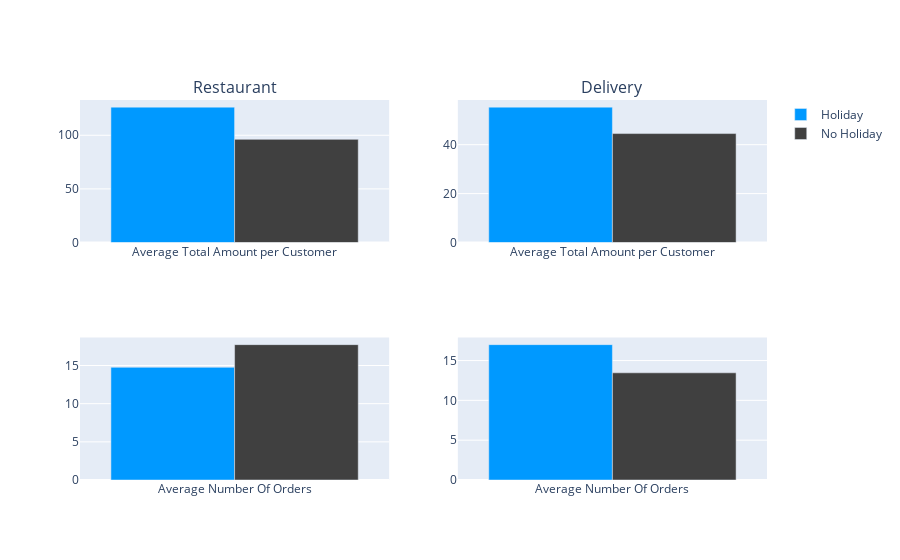

Source (notebook cell):
### Code cell
fig = make_subplots(rows=2,cols=2, subplot_titles=["Restaurant", "Delivery"])
##Avg Total Amount
#Restaurant
trace1 = go.Bar(marker=dict(color='#0099ff'),showlegend=False,name='Holiday', x=["Average Total Amount per Customer"], 
                y=df_holiday_in[df_holiday_in.DocNumber<3000].loc[:,["TotalAmount"]].mean())
trace2 = go.Bar(marker=dict(color='#404040'),showlegend=False,name='No Holiday ', x=["Average Total Amount per Customer"], y=df_holiday_in[df_holiday_in.DocNumber>3000].loc[:,["TotalAmount"]].mean())
#Delivery
trace3 = go.Bar(marker=dict(color='#0099ff'),showlegend=False,name='Holiday', x=["Average Total Amount per Customer"], 
                y=df_holiday_out[df_holiday_out.DocNumber<3000].loc[:,["TotalAmount"]].mean())
trace4 = go.Bar(marker=dict(color='#404040'),showlegend=False,name='No Holiday ', x=["Average Total Amount per Customer"], y=df_holiday_out[df_holiday_out.DocNumber>3000].loc[:,["TotalAmount"]].mean())

###Average number of orders: 
#compute the average number of orders on "normal" days (=no holiday)
mean_noh_in=(len(df_orders_2_in[df_orders_2_in["Name"]=="No Holiday"]))/(365-len(holidays.Name))
mean_noh_out=(len(df_orders_2_out[df_orders_2_out["Name"]=="No Holiday"]))/(365-len(holidays.Name))

#Restaurant
trace5=go.Bar(marker=dict(color='#0099ff'),showlegend=False,name='Holiday', x=["Average Number Of Orders"], 
               y=df_holiday_in[df_holiday_in.DocNumber<3000].loc[:,["DocNumber"]].mean())

trace6=go.Bar(marker=dict(color='#404040'),showlegend=False,name='No Holiday', x=["Average Number Of Orders"], y=[mean_noh_in])

#Delivery
trace7=go.Bar(marker=dict(color='#0099ff'),name='Holiday', x=["Average Number Of Orders"], y=df_holiday_out[df_holiday_out.DocNumber<3000].loc[:,["DocNumber"]].mean())

trace8=go.Bar(marker=dict(color='#404040'),name='No Holiday', x=["Average Number Of Orders"], y=[mean_noh_out])

# Add trace data to figure
fig.add_trace(trace1,row=1,col=1)
fig.add_trace(trace2,row=1,col=1)
fig.add_trace(trace3,row=1,col=2)
fig.add_trace(trace4,row=1,col=2)
fig.add_trace(trace5,row=2,col=1)
fig.add_trace(trace6,row=2,col=1)
fig.add_trace(trace7,row=2,col=2)
fig.add_trace(trace8,row=2,col=2)

### Figure 1 — Plotly figure (JSON) as saved in the notebook; plotly's stock layout.template omitted (floating-point values rounded to 4 significant figures)
{"data": [{"marker": {"color": "#0099ff"}, "name": "Holiday", "showlegend": false, "type": "bar", "x": ["Average Total Amount per Customer"], "xaxis": "x", "y": [126.3], "yaxis": "y"}, {"marker": {"color": "#404040"}, "name": "No Holiday ", "showlegend": false, "type": "bar", "x": ["Average Total Amount per Customer"], "xaxis": "x", "y": [96.2], "yaxis": "y"}, {"marker": {"color": "#0099ff"}, "name": "Holiday", "showlegend": false, "type": "bar", "x": ["Average Total Amount per Customer"], "xaxis": "x2", "y": [55.35], "yaxis": "y2"}, {"marker": {"color": "#404040"}, "name": "No Holiday ", "showlegend": false, "type": "bar", "x": ["Average Total Amount per Customer"], "xaxis": "x2", "y": [44.54], "yaxis": "y2"}, {"marker": {"color": "#0099ff"}, "name": "Holiday", "showlegend": false, "type": "bar", "x": ["Average Number Of Orders"], "xaxis": "x3", "y": [14.76], "yaxis": "y3"}, {"marker": {"color": "#404040"}, "name": "No Holiday", "showlegend": false, "type": "bar", "x": ["Average Number Of Orders"], "xaxis": "x3", "y": [17.74], "yaxis": "y3"}, {"marker": {"color": "#0099ff"}, "name": "Holiday", "type": "bar", "x": ["Average Number Of Orders"], "xaxis": "x4", "y": [17], "yaxis": "y4"}, {"marker": {"color": "#404040"}, "name": "No Holiday", "type": "bar", "x": ["Average Number Of Orders"], "xaxis": "x4", "y": [13.46], "yaxis": "y4"}], "layout": {"annotations": [{"font": {"size": 16}, "showarrow": false, "text": "Restaurant", "x": 0.225, "xanchor": "center", "xref": "paper", "y": 1, "yanchor": "bottom", "yref": "paper"}, {"font": {"size": 16}, "showarrow": false, "text": "Delivery", "x": 0.775, "xanchor": "center", "xref": "paper", "y": 1, "yanchor": "bottom", "yref": "paper"}], "xaxis": {"anchor": "y", "domain": [0, 0.45]}, "xaxis2": {"anchor": "y2", "domain": [0.55, 1]}, "xaxis3": {"anchor": "y3", "domain": [0, 0.45]}, "xaxis4": {"anchor": "y4", "domain": [0.55, 1]}, "yaxis": {"anchor": "x", "domain": [0.625, 1]}, "yaxis2": {"anchor": "x2", "domain": [0.625, 1]}, "yaxis3": {"anchor": "x3", "domain": [0, 0.375]}, "yaxis4": {"anchor": "x4", "domain": [0, 0.375]}}}
